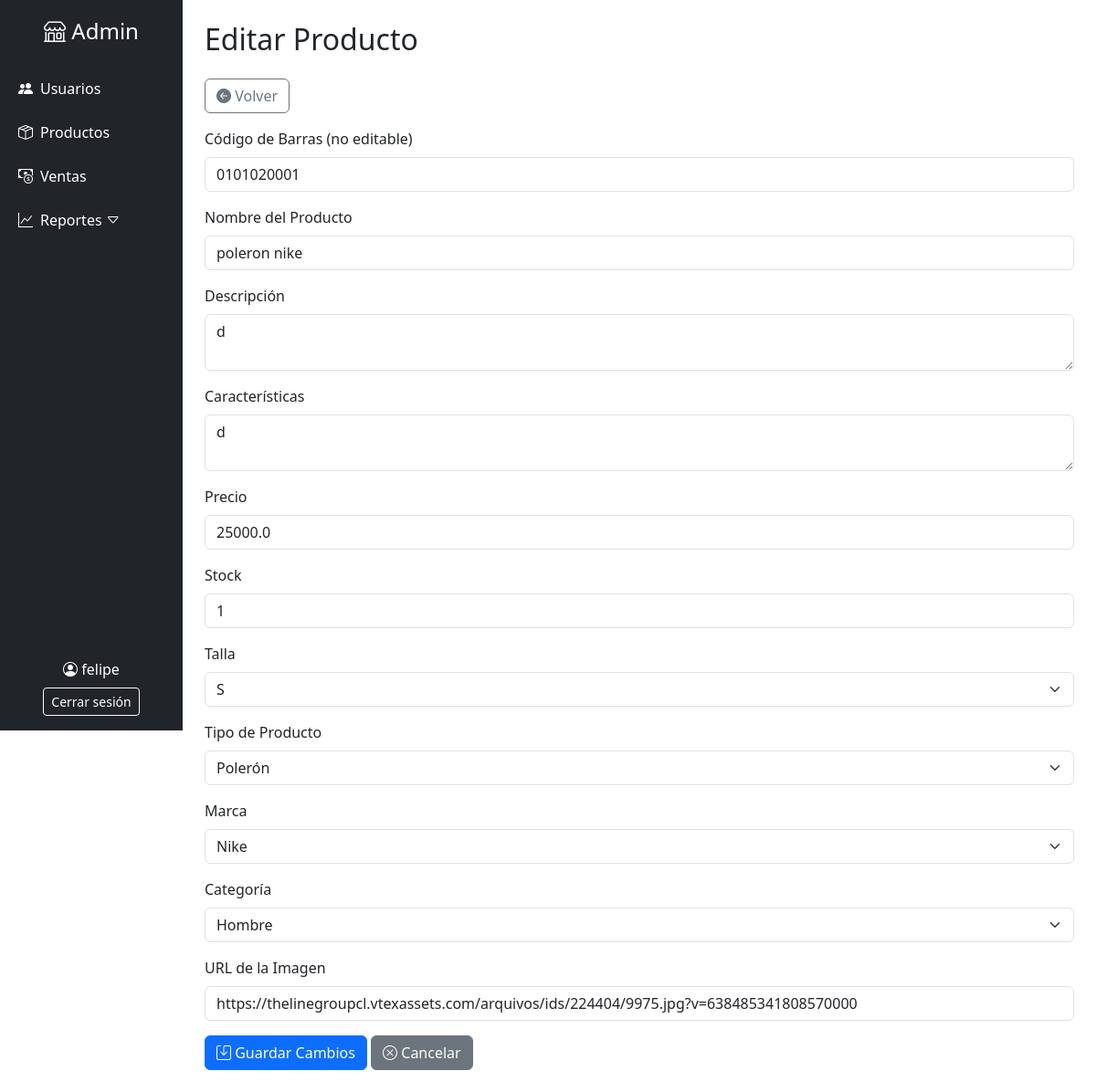
The page /editar_producto/1 (signed in) on the database its author committed.
### app/models.py (models this page shows)
class User(UserMixin, db.Model):
    id = db.Column(db.Integer, primary_key=True)
    nombre = db.Column(db.String(100), nullable=False)
    apellido = db.Column(db.String(100), nullable=False)
    email = db.Column(db.String(150), unique=True, nullable=False)
    telefono = db.Column(db.String(20), nullable=False)
    password = db.Column(db.String(150), nullable=False)
    rol = db.Column(db.String(50), nullable=False)

class Producto(db.Model):
    __tablename__ = 'producto'
    id = db.Column(db.Integer, primary_key=True)
    nombre = db.Column(db.String(100), nullable=False)
    descripcion = db.Column(db.String(255), nullable=False)
    caracteristicas = db.Column(db.String(255))
    precio = db.Column(db.Float, nullable=False)
    stock = db.Column(db.Integer, nullable=False)
    talla = db.Column(db.String(10), nullable=False)
    tipo_producto = db.Column(db.String(50), nullable=False)
    marca = db.Column(db.String(50), nullable=False)
    categoria = db.Column(db.String(50), nullable=False)
    imagen_url = db.Column(db.String(255))
    codigo_barras = db.Column(db.String(20), unique=True)  # 🔹 Nuevo campo agregado

### app/routes.py (the view, shortened to what this page needs)
@app.route('/editar_producto/<int:id>', methods=['GET', 'POST'])
@login_required
def editar_producto(id):
    producto = Producto.query.get_or_404(id)
    return render_template('editar_producto.html', producto=producto)

### app/routes.py (called while the page is built)
@login_manager.user_loader
def load_user(user_id):
    return User.query.get(int(user_id))

### app/templates/editar_producto.html (shortened to what this page needs)
{% extends 'base_admin.html' %}
{% block content %}
<h2 class="mb-4">Editar Producto</h2>
<div class="mb-3">
    <a href="{{ url_for('productos') }}" class="btn btn-outline-secondary">
        <i class="bi bi-arrow-left-circle-fill"></i> Volver
    </a>
</div>
<form method="POST" action="{{ url_for('editar_producto', id=producto.id) }}">
    <div class="mb-3">
        <label class="form-label">Código de Barras (no editable)</label>
        <input type="text" class="form-control" value="{{ producto.codigo_barras }}" readonly>
    </div>
    <div class="mb-3">
        <label class="form-label">Nombre del Producto</label>
        <input type="text" class="form-control" name="nombre" value="{{ producto.nombre }}" required>
    </div>
    <div class="mb-3">
        <label class="form-label">Descripción</label>
        <textarea class="form-control" name="descripcion" rows="2" required>{{ producto.descripcion }}</textarea>
    </div>
    <div class="mb-3">
        <label class="form-label">Características</label>
        <textarea class="form-control" name="caracteristicas" rows="2">{{ producto.caracteristicas }}</textarea>
    </div>
    <div class="mb-3">
        <label class="form-label">Precio</label>
        <input type="number" step="0.01" min="0" class="form-control" name="precio" value="{{ producto.precio }}" required>
    </div>
    <div class="mb-3">
        <label class="form-label">Stock</label>
        <input type="number" min="0" class="form-control" name="stock" value="{{ producto.stock }}" required>
    </div>
    <div class="mb-3">
        <label class="form-label">Talla</label>
        <select class="form-select" name="talla" required>
            <option value="S" {% if producto.talla == 'S' %}selected{% endif %}>S</option>
        </select>
    </div>
    <div class="mb-3">
        <label class="form-label">Tipo de Producto</label>
        <select class="form-select" name="tipo_producto" required>
            <option value="Polerón" {% if producto.tipo_producto == 'Polerón' %}selected{% endif %}>Polerón</option>
        </select>
    </div>
    <div class="mb-3">
        <label class="form-label">Marca</label>
        <select class="form-select" name="marca" required>
            <option value="Nike" {% if producto.marca == 'Nike' %}selected{% endif %}>Nike</option>
        </select>
    </div>
    <div class="mb-3">
        <label class="form-label">Categoría</label>
        <select class="form-select" name="categoria" required>
            <option value="Hombre" {% if producto.categoria == 'Hombre' %}selected{% endif %}>Hombre</option>
        </select>
    </div>
    <div class="mb-3">
        <label class="form-label">URL de la Imagen</label>
        <input type="url" class="form-control" name="imagen_url" value="{{ producto.imagen_url }}">
    </div>
    <button type="submit" class="btn btn-primary"><i class="bi bi-save"></i> Guardar Cambios</button>
    <a href="{{ url_for('productos') }}" class="btn btn-secondary"><i class="bi bi-x-circle"></i> Cancelar</a>
</form>
{% endblock %}

### app/templates/base_admin.html (shortened to what this page needs)
<!DOCTYPE html>
<html lang="es">
<head>
    <link href="https://cdn.jsdelivr.net/npm/bootstrap@5.3.0/dist/css/bootstrap.min.css" rel="stylesheet">
    <link href="https://cdn.jsdelivr.net/npm/bootstrap-icons/font/bootstrap-icons.css" rel="stylesheet">
</head>
<body>
<div class="row g-0">
    <div class="col-md-2 sidebar d-flex flex-column justify-content-between">
        <div>
            <h4 class="text-center mb-4"><i class="bi bi-shop"></i> Admin</h4>
            <ul class="nav flex-column">
                <li class="nav-item">
                    <a class="nav-link {% if request.path == url_for('admin_index') %}active{% endif %}" href="{{ url_for('admin_index') }}">
                        <i class="bi bi-people-fill me-2"></i>Usuarios
                    </a>
                </li>
                <li class="nav-item">
                    <a class="nav-link {% if request.path == url_for('productos') %}active{% endif %}" href="{{ url_for('productos') }}">
                        <i class="bi bi-box-seam me-2"></i>Productos
                    </a>
                </li>
                <li class="nav-item">
                    <a class="nav-link {% if request.path == url_for('ventas') %}active{% endif %}" href="{{ url_for('ventas') }}">
                        <i class="bi bi-cash-coin me-2"></i>Ventas
                    </a>
                </li>
                <li class="nav-item">
                    <a class="nav-link" data-bs-toggle="collapse" href="#submenuReportes" role="button" aria-expanded="false" aria-controls="submenuReportes">
                        <i class="bi bi-graph-up me-2"></i>Reportes
                        <i class="bi bi-caret-down ms-auto"></i>
                    </a>
                </li>
            </ul>
        </div>
        <div class="text-center mb-3">
            <div class="mb-2"><i class="bi bi-person-circle"></i> {{ current_user.nombre }}</div>
            <a href="{{ url_for('logout') }}" class="btn btn-sm btn-outline-light">Cerrar sesión</a>
        </div>
    </div>
    <div class="col-md-10 p-4">
        {% block content %}
        {% endblock %}
    </div>
</div>
</body>
</html>

### app/templates/base_admin.html (style rules this page uses)
body { overflow-x: hidden; }
.sidebar { height: 100vh; background-color: #212529; color: white; padding-top: 20px; }
.sidebar a { color: white; text-decoration: none; }
.sidebar .nav-link { padding: 12px 20px; }

### rows shown on the page
User: nombre "felipe"
Producto: codigo_barras "0101020001", nombre "poleron nike", descripcion "d", caracteristicas "d", precio "25000.0", stock "1", talla "S", tipo_producto "Polerón", marca "Nike", categoria "Hombre", imagen_url "https://thelinegroupcl.vtexassets.com/arquivos/ids/224404/9975.jpg?v=638485341808570000"
